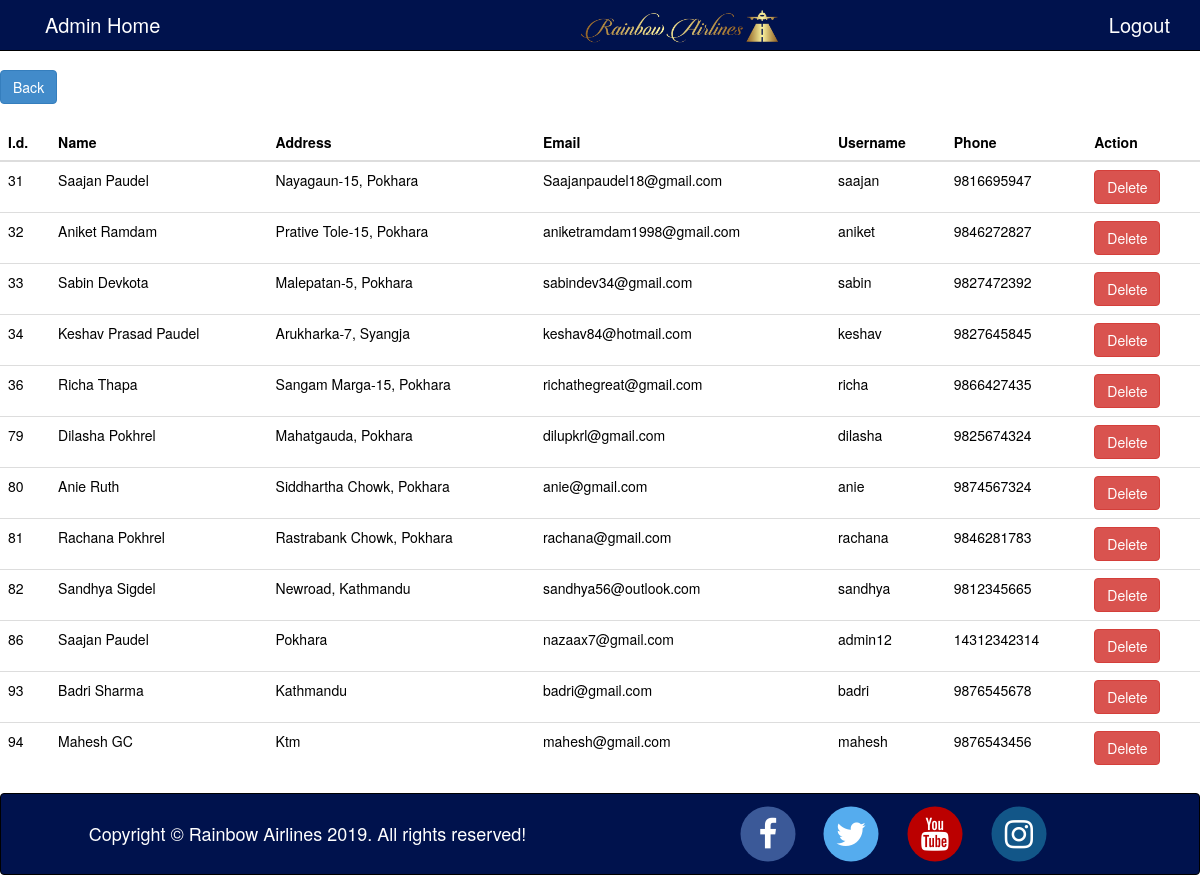
The app's page /admin/pages/index.php?page=view_customers (signed in) with its own data.
### tables this page shows
CREATE TABLE `customers` (
  `id` int(11) NOT NULL,
  `name` varchar(255) DEFAULT NULL,
  `address` varchar(255) DEFAULT NULL,
  `email` varchar(255) DEFAULT NULL,
  `username` varchar(255) DEFAULT NULL,
  `password` varchar(255) DEFAULT NULL,
  `phone` bigint(20) DEFAULT NULL
);

### admin/pages/view_customers.php (the view, shortened to what this page needs)
<div class="contents">
<a href="?page=activities" class="btn btn-primary">Back</a><br><br>
    <?php
    $query="SELECT *FROM customers";
    $result=mysqli_query($con, $query) or die (mysqli_error($con));
    ?>
    <table class="table table-hover">
        <thead>
            <tr>
            <th>I.d.</th>
            <th>Name</th>
            <th>Address</th>
            <th>Email</th>
            <th>Username</th>
            <th>Phone</th>
            <th>Action</th>
            </tr>
        </thead>
        <tbody>
            <?php while($row=$result->fetch_assoc()): ?>
            <tr>
                <td><?php echo $row['id']; ?></td>
                <td><?php echo $row['name'];?></td>
                <td><?php echo $row['address'];?></td>
                <td><?php echo $row['email'];?></td>
                <td><?php echo $row['username'];?></td>
                <td><?php echo $row['phone'];?></td>
                <td><a href="../process/deletecustomer.php?id=<?php echo $row['id']; ?>" class="btn btn-danger" onclick="return confirm('Are you sure, you want to delete?')">Delete</a></td>
            </tr>
            <?php endwhile; ?>
        </tbody>
    </table>
</div>

### styles/style.css (style rules this page uses)
body { color:black; }
.contents { margin-top: 70px; }

### styles/admin-style.css (style rules this page uses)
body { background-attachment: fixed; background-size: cover; }

### records on screen
customers: id "31", name "Saajan Paudel", address "Nayagaun-15, Pokhara", email "Saajanpaudel18@gmail.com", username "saajan", phone "9816695947"
customers: id "32", name "Aniket Ramdam", address "Prative Tole-15, Pokhara", email "aniketramdam1998@gmail.com", username "aniket", phone "9846272827"
customers: id "33", name "Sabin Devkota", address "Malepatan-5, Pokhara", email "sabindev34@gmail.com", username "sabin", phone "9827472392"
customers: id "34", name "Keshav Prasad Paudel", address "Arukharka-7, Syangja", email "keshav84@hotmail.com", username "keshav", phone "9827645845"
customers: id "36", name "Richa Thapa", address "Sangam Marga-15, Pokhara", email "richathegreat@gmail.com", username "richa", phone "9866427435"
customers: id "79", name "Dilasha Pokhrel", address "Mahatgauda, Pokhara", email "dilupkrl@gmail.com", username "dilasha", phone "9825674324"
customers: id "80", name "Anie Ruth", address "Siddhartha Chowk, Pokhara", email "anie@gmail.com", username "anie", phone "9874567324"
customers: id "81", name "Rachana Pokhrel", address "Rastrabank Chowk, Pokhara", email "rachana@gmail.com", username "rachana", phone "9846281783"
customers: id "82", name "Sandhya Sigdel", address "Newroad, Kathmandu", email "sandhya56@outlook.com", username "sandhya", phone "9812345665"
customers: id "86", name "Saajan Paudel", address "Pokhara", email "nazaax7@gmail.com", username "admin12", phone "14312342314"
customers: id "93", name "Badri Sharma", address "Kathmandu", email "badri@gmail.com", username "badri", phone "9876545678"
customers: id "94", name "Mahesh GC", address "Ktm", email "mahesh@gmail.com", username "mahesh", phone "9876543456"
